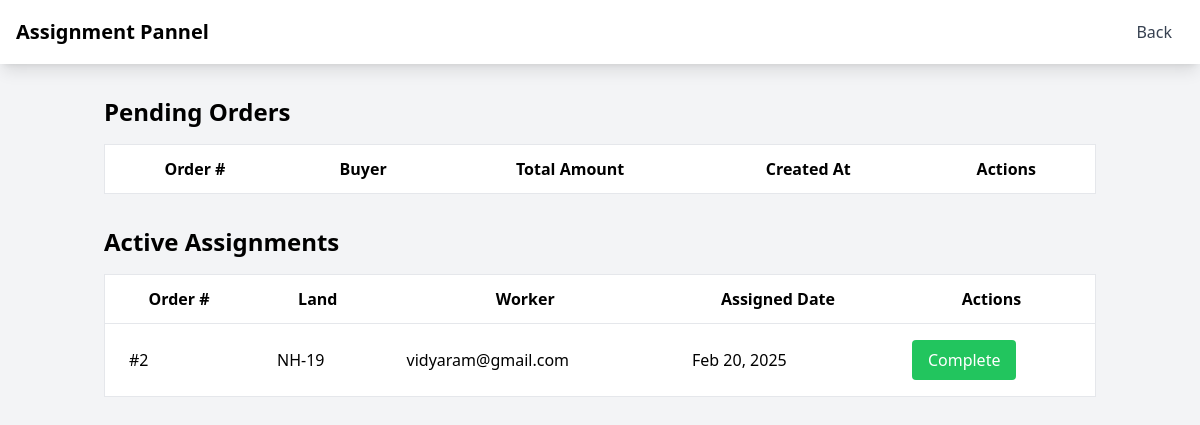
/admin-dashboard/ (signed in), run on an earlier commit of the app's database.
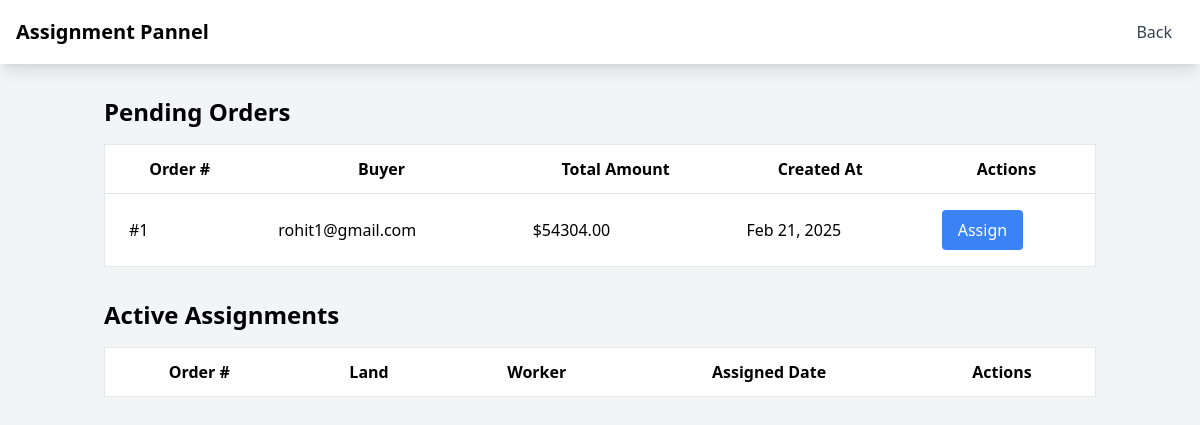
And on a later commit of the database.
### ACP/models.py (models this page shows, shortened)
class LandAssignment(models.Model):
    land = models.ForeignKey(Land, on_delete=models.CASCADE)
    worker = models.ForeignKey(User, on_delete=models.CASCADE, related_name='assigned_lands')
    order = models.ForeignKey(Order, on_delete=models.CASCADE)
    assigned_date = models.DateTimeField(auto_now_add=True)
    status = models.CharField(max_length=20, choices=[
        ('active', 'Active'),
        ('completed', 'Completed'),
        ('cancelled', 'Cancelled')
    ], default='active')

class Order(models.Model):
    STATUS_CHOICES = [
        ('pending', 'Pending'),
        ('confirmed', 'Confirmed'),
        ('processing', 'Processing'),
        ('completed', 'Completed'),
        ('cancelled', 'Cancelled')
    ]
    buyer = models.ForeignKey(User, on_delete=models.CASCADE, related_name='orders')
    order_number = models.PositiveIntegerField(unique=True, editable=False)
    items = models.JSONField()
    total_amount = models.DecimalField(max_digits=10, decimal_places=2)
    created_at = models.DateTimeField(auto_now_add=True)
    status = models.CharField(max_length=20, choices=STATUS_CHOICES, default='pending')

class Land(models.Model):
    STATUS_CHOICES = [
        ('pending', 'Pending'),
        ('approved', 'Approved'),
        ('rejected', 'Rejected')
    ]
    current_state = [
        ("free","Free"),
        ("occupied","Occupied"),
    ]
    provider = models.ForeignKey(User, on_delete=models.CASCADE)
    total_area = models.DecimalField(null=True, max_digits=10, decimal_places=2)
    survey_number = models.CharField(null=True, max_length=100)
    state = models.CharField(null=True, max_length=100)
    district = models.CharField(max_length=255, default='Default District')
    address = models.TextField(null=True, blank=True)
    previous_crop = models.CharField(null=True, max_length=200)
    irrigation_facilities = models.CharField(max_length=200, null=True)
    ownership_document = models.FileField(null=True, upload_to="documents/")
    survey_document = models.FileField(null=True, upload_to="documents/")
    recent_photos = models.FileField(null=True, upload_to="documents/")
    status = models.CharField(max_length=20, choices=STATUS_CHOICES, default='pending')
    current_state = models.CharField(max_length=10, choices=current_state, default='free')
    created_at = models.DateTimeField(auto_now_add=True, null=True)
    updated_at = models.DateTimeField(auto_now=True, null=True)

### ACP/views.py (the view)
# urls.py: path('admin-dashboard/', admin_dashboard, name='admin_dashboard'),
@staff_member_required
def admin_dashboard(request):
    context = {
        'pending_orders': Order.objects.filter(status='pending'),
        'free_lands': Land.objects.filter(current_state='free', status='approved'),
        'free_workers': UserProfile.objects.filter(
            user_type='worker',
            is_available=True
        ).select_related('user'),
        'active_assignments': LandAssignment.objects.filter(status='active'),
    }
    return render(request, 'dashboard.html', context)

### ACP/templates/dashboard.html (shortened to what this page needs)
<!DOCTYPE html>
<html lang="en">
<head>
    {% load static %}
    <script src="https://cdn.tailwindcss.com"></script>
</head>
<body class="bg-gray-100">
    <nav class="bg-white shadow-lg" >
        <div class="max-w-7xl mx-auto px-4">
            <div class="flex justify-between h-16">
                <div class="flex items-center">
                    <span class="text-xl font-semibold">Assignment Pannel</span>
                </div>
                <div class="flex items-center">
                    <a href="/admin" class="text-gray-700 hover:text-gray-900 px-3 py-2">Back</a>
                </div>
            </div>
        </div>
    </nav>
    <div class="container mx-auto px-4 py-8">
        <div class="mb-8">
            <h2 class="text-2xl font-semibold mb-4">Pending Orders</h2>
            <div class="overflow-x-auto">
                <table class="min-w-full bg-white border">
                    <thead>
                        <tr>
                            <th class="px-6 py-3 border-b">Order #</th>
                            <th class="px-6 py-3 border-b">Buyer</th>
                            <th class="px-6 py-3 border-b">Total Amount</th>
                            <th class="px-6 py-3 border-b">Created At</th>
                            <th class="px-6 py-3 border-b">Actions</th>
                        </tr>
                    </thead>
                    <tbody>
                        {% for order in pending_orders %}
                        <tr>
                            <td class="px-6 py-4 border-b">#{{ order.order_number }}</td>
                            <td class="px-6 py-4 border-b">{{ order.buyer.username }}</td>
                            <td class="px-6 py-4 border-b">${{ order.total_amount }}</td>
                            <td class="px-6 py-4 border-b">{{ order.created_at|date:"M d, Y" }}</td>
                            <td class="px-6 py-4 border-b">
                                <button
                                    onclick="showAssignmentModal('{{ order.id }}')"
                                    class="bg-blue-500 text-white px-4 py-2 rounded">
                                    Assign
                                </button>
                            </td>
                        </tr>
                        {% endfor %}
                    </tbody>
                </table>
            </div>
        </div>
        <div class="mb-8">
            <h2 class="text-2xl font-semibold mb-4">Active Assignments</h2>
            <div class="overflow-x-auto">
                <table class="min-w-full bg-white border">
                    <thead>
                        <tr>
                            <th class="px-6 py-3 border-b">Order #</th>
                            <th class="px-6 py-3 border-b">Land</th>
                            <th class="px-6 py-3 border-b">Worker</th>
                            <th class="px-6 py-3 border-b">Assigned Date</th>
                            <th class="px-6 py-3 border-b">Actions</th>
                        </tr>
                    </thead>
                    <tbody>
                        {% for assignment in active_assignments %}
                        <tr>
                            <td class="px-6 py-4 border-b">#{{ assignment.order.order_number }}</td>
                            <td class="px-6 py-4 border-b">{{ assignment.land.address }}</td>
                            <td class="px-6 py-4 border-b">{{ assignment.worker.username }}</td>
                            <td class="px-6 py-4 border-b">{{ assignment.assigned_date|date:"M d, Y" }}</td>
                            <td class="px-6 py-4 border-b">
                                <button
                                    onclick="completeAssignment('{{ assignment.id }}')"
                                    class="bg-green-500 text-white px-4 py-2 rounded">
                                    Complete
                                </button>
                            </td>
                        </tr>
                        {% endfor %}
                    </tbody>
                </table>
            </div>
        </div>
    </div>
</body>
</html>

What changed in the data, as far as the page shows it:
removed LandAssignment: order.order_number "2", land.address "NH-19", worker.username "vidyaram@gmail.com", assigned_date "Feb 20, 2025"
added Order: order_number "1", buyer.username "rohit1@gmail.com", total_amount "54304.00", created_at "Feb 21, 2025"
